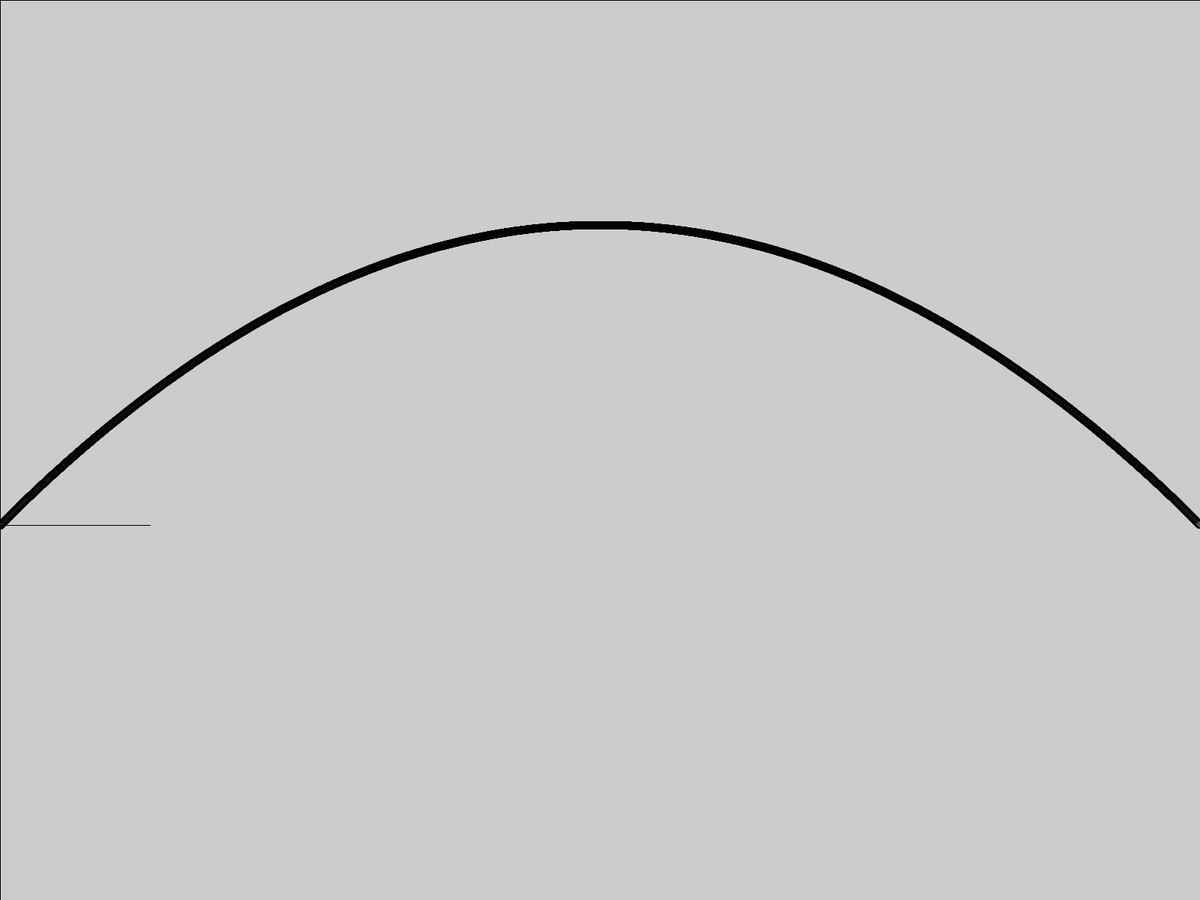
Frame 1 (no input)
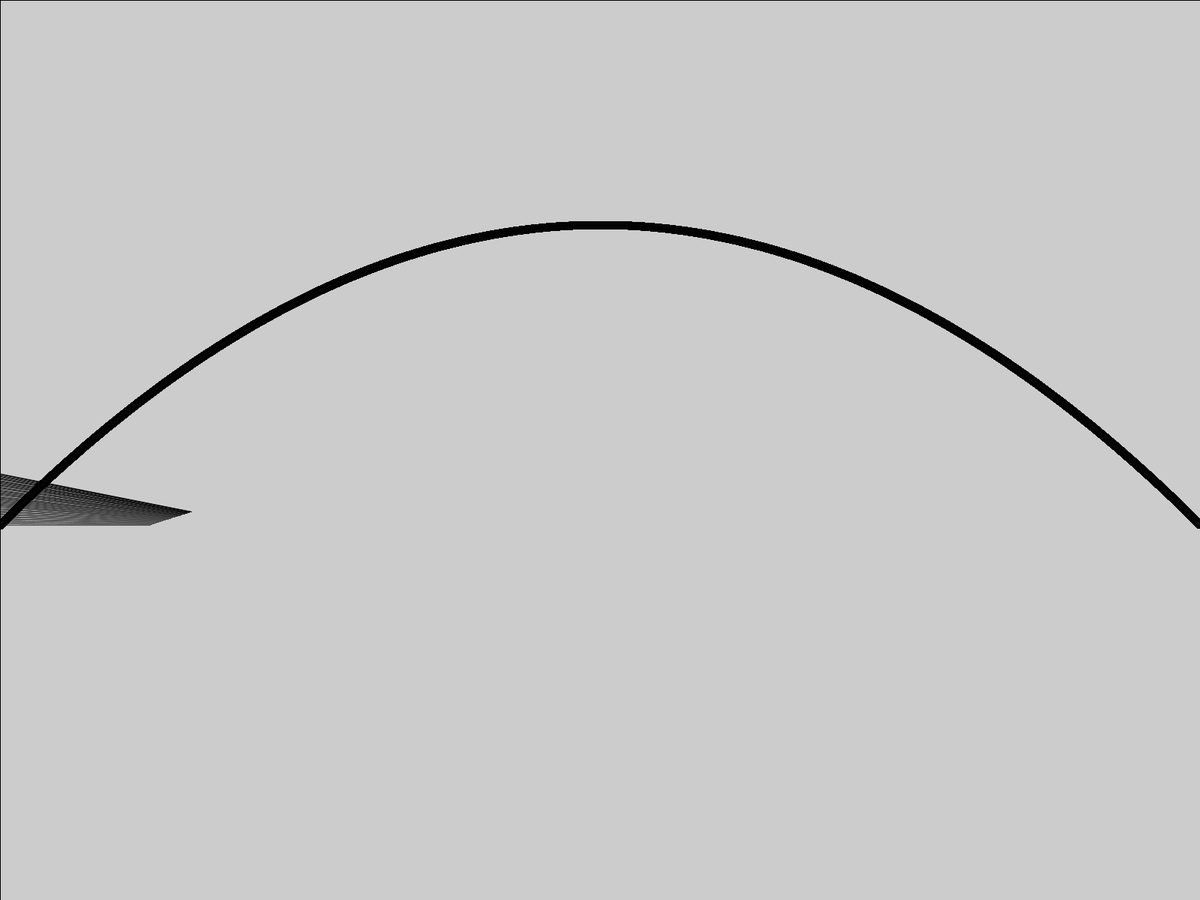
Frame 60 (the mouse pressed at the canvas centre just before this capture)
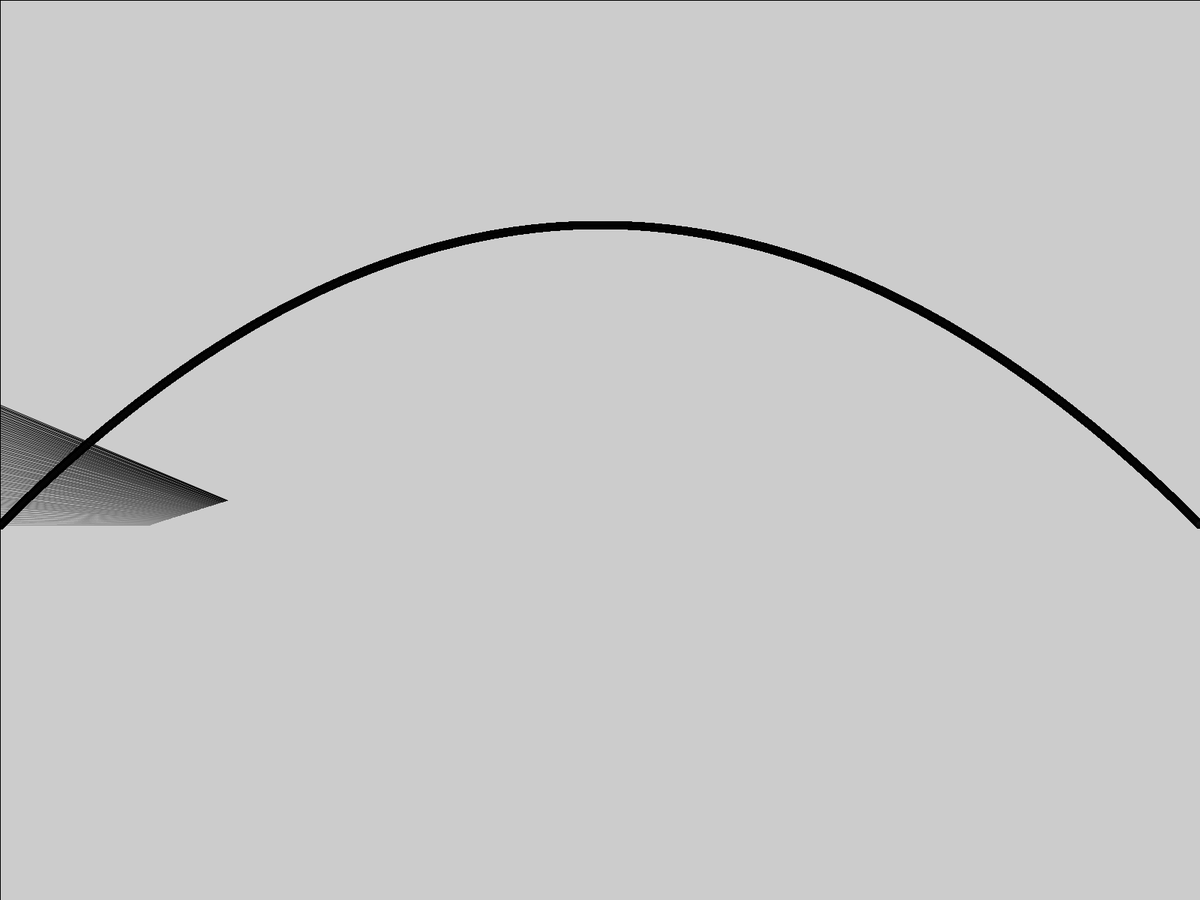
Frame 120 (the mouse held since frame 60 and released just before this capture)

The Processing sketch that drew these frames (run headless with seeded random() and noise(); from frame 60 on, the mouse is pressed at the canvas centre):

// Processing sketch: RotateLine
// ── RotateLine.pde
float progress;

void setup(){
  fullScreen();
  for(float i = 0; i < width; i++){
    float basex = i;
    float basey = (i-width/2)/40*(i-width/2)/40+300;
    ellipse(basex, basey, 10, 10);
  }
}

void draw(){
  fill(255, 2);
  rect(0, 0, width, height);
  for(float i = 0; i < width; i++){
    float basex = i;
    float basey = (i-width/2)/40*(i-width/2)/40+300;
    ellipse(basex, basey, 10, 10);
  }
  float basex = progress;
  float basey = (progress-width/2)/40*(progress-width/2)/40+300;
  float addx = cos(progress/300)*200;
  float addy = sin(progress/300)*200;
  float addx2 = cos(progress/300+PI)*200;
  float addy2 = sin(progress/300+PI)*200;
  ellipse(basex, basey, 10, 10);
  line(basex+addx, basey+addy, basex+addx2, basey+addy2);
  progress++;
}
